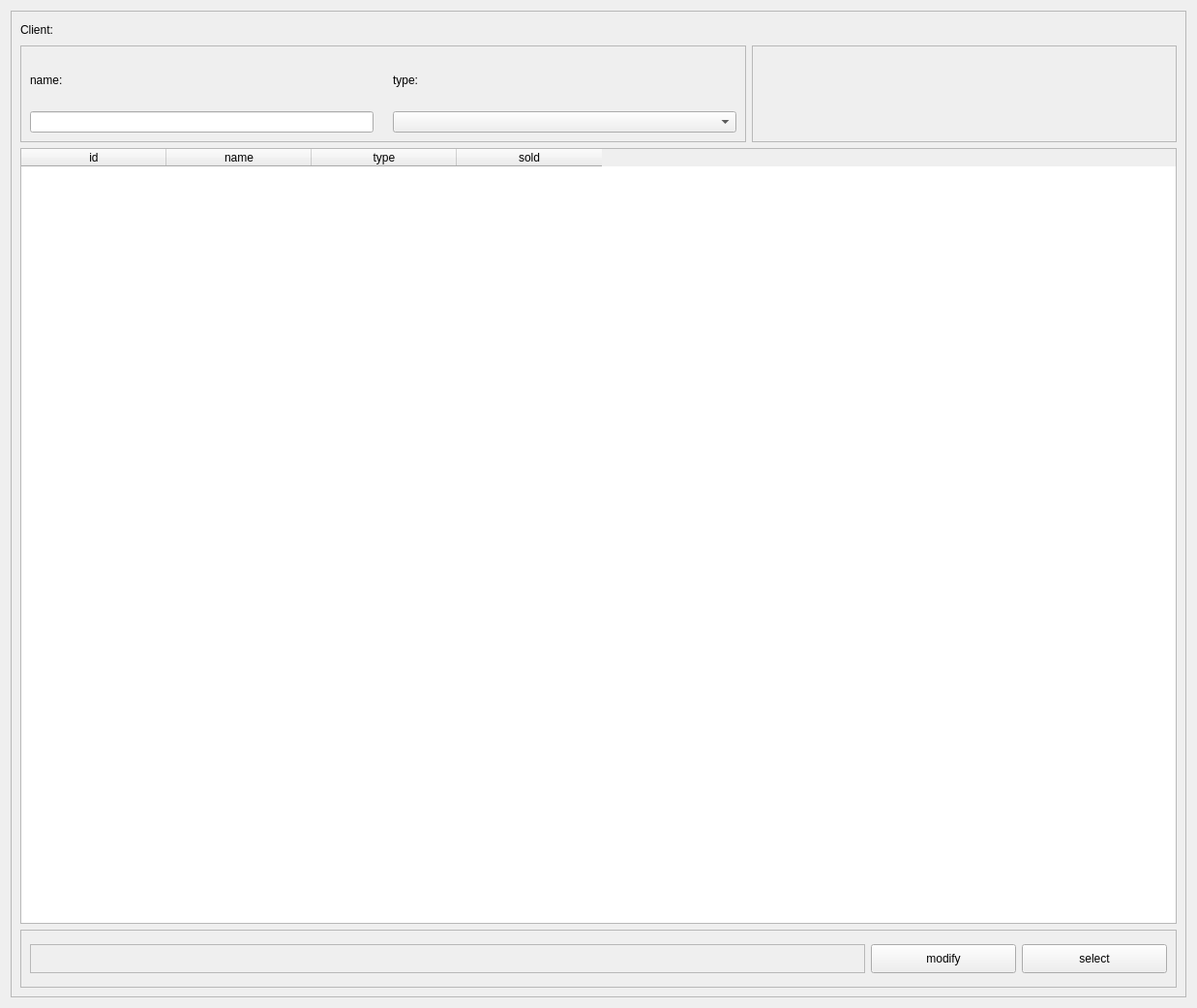
<?xml version="1.0" encoding="UTF-8"?>
<ui version="4.0">
 <class>Form</class>
 <widget class="QWidget" name="Form">
  <property name="geometry">
   <rect>
    <x>0</x>
    <y>0</y>
    <width>1237</width>
    <height>1042</height>
   </rect>
  </property>
  <property name="windowTitle">
   <string>Form</string>
  </property>
  <layout class="QGridLayout" name="gridLayout">
   <item row="0" column="0">
    <widget class="QFrame" name="frame">
     <property name="frameShape">
      <enum>QFrame::StyledPanel</enum>
     </property>
     <property name="frameShadow">
      <enum>QFrame::Raised</enum>
     </property>
     <layout class="QGridLayout" name="gridLayout_2">
      <item row="0" column="0">
       <widget class="QLabel" name="label">
        <property name="maximumSize">
         <size>
          <width>16777215</width>
          <height>20</height>
         </size>
        </property>
        <property name="text">
         <string>Client:</string>
        </property>
       </widget>
      </item>
      <item row="1" column="0">
       <widget class="QFrame" name="frame_2">
        <property name="sizePolicy">
         <sizepolicy hsizetype="MinimumExpanding" vsizetype="Preferred">
          <horstretch>0</horstretch>
          <verstretch>0</verstretch>
         </sizepolicy>
        </property>
        <property name="minimumSize">
         <size>
          <width>500</width>
          <height>0</height>
         </size>
        </property>
        <property name="maximumSize">
         <size>
          <width>750</width>
          <height>100</height>
         </size>
        </property>
        <property name="frameShape">
         <enum>QFrame::StyledPanel</enum>
        </property>
        <property name="frameShadow">
         <enum>QFrame::Plain</enum>
        </property>
        <layout class="QGridLayout" name="gridLayout_4">
         <property name="horizontalSpacing">
          <number>20</number>
         </property>
         <item row="0" column="0">
          <widget class="QLabel" name="label_2">
           <property name="text">
            <string>name:</string>
           </property>
          </widget>
         </item>
         <item row="1" column="0">
          <widget class="QLineEdit" name="nameinput">
           <property name="sizePolicy">
            <sizepolicy hsizetype="Preferred" vsizetype="Fixed">
             <horstretch>0</horstretch>
             <verstretch>0</verstretch>
            </sizepolicy>
           </property>
          </widget>
         </item>
         <item row="0" column="1">
          <widget class="QLabel" name="label_3">
           <property name="text">
            <string>type:</string>
           </property>
          </widget>
         </item>
         <item row="1" column="1">
          <widget class="QComboBox" name="typecombo"/>
         </item>
        </layout>
       </widget>
      </item>
      <item row="1" column="1">
       <widget class="QFrame" name="frame_5">
        <property name="sizePolicy">
         <sizepolicy hsizetype="Ignored" vsizetype="Preferred">
          <horstretch>0</horstretch>
          <verstretch>0</verstretch>
         </sizepolicy>
        </property>
        <property name="frameShape">
         <enum>QFrame::StyledPanel</enum>
        </property>
        <property name="frameShadow">
         <enum>QFrame::Raised</enum>
        </property>
       </widget>
      </item>
      <item row="2" column="0" colspan="2">
       <widget class="QTableWidget" name="clienttable">
        <property name="sizePolicy">
         <sizepolicy hsizetype="Preferred" vsizetype="Preferred">
          <horstretch>0</horstretch>
          <verstretch>0</verstretch>
         </sizepolicy>
        </property>
        <property name="minimumSize">
         <size>
          <width>650</width>
          <height>0</height>
         </size>
        </property>
        <property name="selectionMode">
         <enum>QAbstractItemView::SingleSelection</enum>
        </property>
        <property name="selectionBehavior">
         <enum>QAbstractItemView::SelectRows</enum>
        </property>
        <property name="textElideMode">
         <enum>Qt::ElideMiddle</enum>
        </property>
        <property name="verticalScrollMode">
         <enum>QAbstractItemView::ScrollPerPixel</enum>
        </property>
        <property name="horizontalScrollMode">
         <enum>QAbstractItemView::ScrollPerPixel</enum>
        </property>
        <attribute name="horizontalHeaderDefaultSectionSize">
         <number>150</number>
        </attribute>
        <attribute name="verticalHeaderShowSortIndicator" stdset="0">
         <bool>false</bool>
        </attribute>
        <column>
         <property name="text">
          <string>id</string>
         </property>
        </column>
        <column>
         <property name="text">
          <string>name</string>
         </property>
        </column>
        <column>
         <property name="text">
          <string>type</string>
         </property>
        </column>
        <column>
         <property name="text">
          <string>sold</string>
         </property>
        </column>
       </widget>
      </item>
      <item row="3" column="0" colspan="2">
       <widget class="QFrame" name="frame_3">
        <property name="maximumSize">
         <size>
          <width>16777215</width>
          <height>60</height>
         </size>
        </property>
        <property name="frameShape">
         <enum>QFrame::StyledPanel</enum>
        </property>
        <property name="frameShadow">
         <enum>QFrame::Raised</enum>
        </property>
        <layout class="QGridLayout" name="gridLayout_3">
         <item row="0" column="2">
          <widget class="QPushButton" name="selectbutto">
           <property name="minimumSize">
            <size>
             <width>0</width>
             <height>30</height>
            </size>
           </property>
           <property name="maximumSize">
            <size>
             <width>150</width>
             <height>16777215</height>
            </size>
           </property>
           <property name="text">
            <string>select</string>
           </property>
          </widget>
         </item>
         <item row="0" column="1">
          <widget class="QPushButton" name="selectbutton">
           <property name="minimumSize">
            <size>
             <width>0</width>
             <height>30</height>
            </size>
           </property>
           <property name="maximumSize">
            <size>
             <width>150</width>
             <height>16777215</height>
            </size>
           </property>
           <property name="text">
            <string>modify</string>
           </property>
          </widget>
         </item>
         <item row="0" column="0">
          <widget class="QFrame" name="frame_4">
           <property name="frameShape">
            <enum>QFrame::StyledPanel</enum>
           </property>
           <property name="frameShadow">
            <enum>QFrame::Raised</enum>
           </property>
          </widget>
         </item>
        </layout>
       </widget>
      </item>
     </layout>
    </widget>
   </item>
  </layout>
 </widget>
 <resources/>
 <connections/>
</ui>
